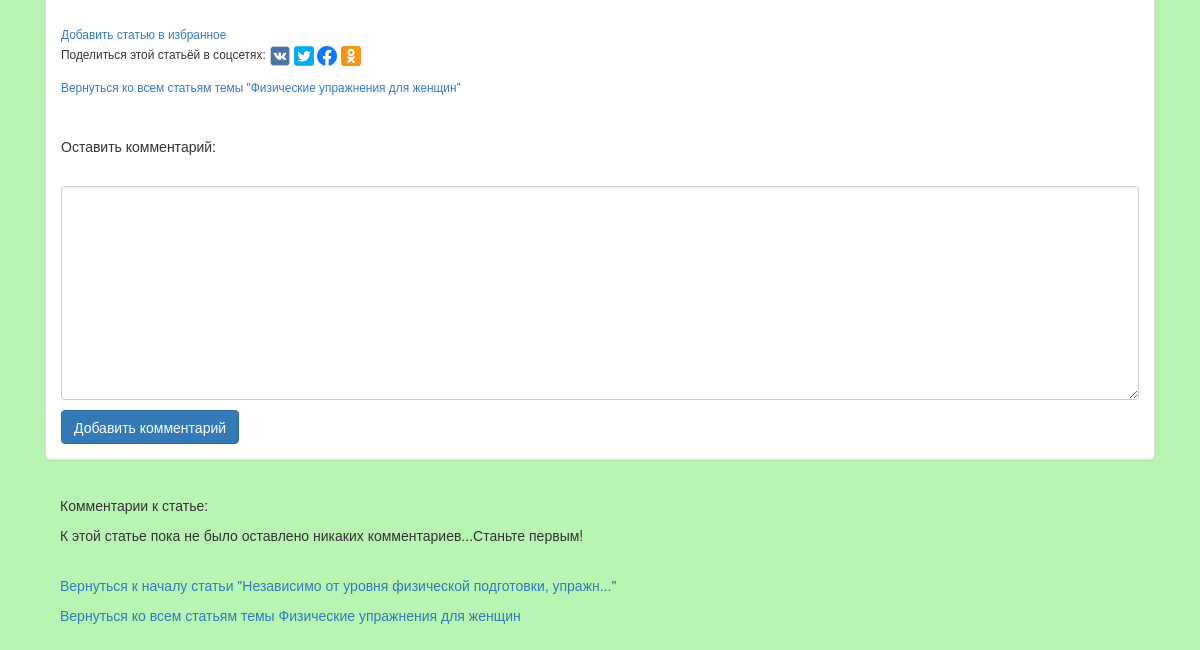
Before: /blog/blogentry/27/ (signed in, lower part) with the older database file.
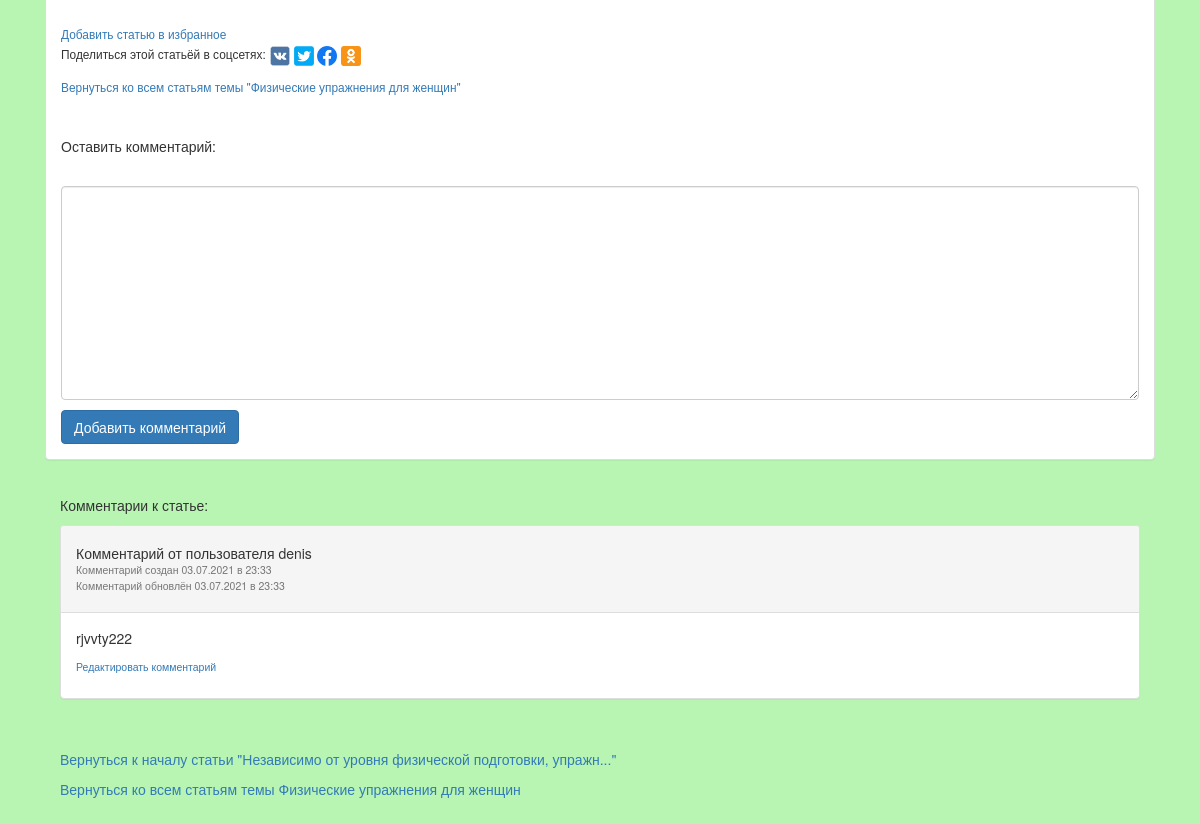
After: the same page with the newer database file.
### blog/models.py (models this page shows)
class Blogcomment(models.Model):
    blogpost = models.ForeignKey(Blogentry, on_delete=models.CASCADE, related_name='blogcomments')
    blogname = models.ForeignKey(User, on_delete=models.CASCADE)
    blogbody = models.TextField()
    blogcreated = models.DateTimeField(auto_now_add=True)
    blogupdated = models.DateTimeField(auto_now=True)
    blogactive = models.BooleanField(default=True)

### blog/views.py (the view, shortened to what this page needs)
# urls.py: url(r'^blogentry/(?P<blogentry_id>\d+)/$', views.blogentry, name='blogentry'),
@login_required
def blogentry(request, blogentry_id):
    blogentry = Blogentry.objects.get(id=blogentry_id)
    blogtopic = blogentry.blogtopic
    if request.user not in blogentry.bloglike.all():
        blogentry.bloglike.add(request.user)
        end = 'needtoadd'
    else:
        end = 'Данная статья уже добавлена в избранное'
    all_comments = Blogcomment.objects.filter(blogpost=blogentry).order_by('blogcreated')
    if request.method != 'POST':
        form = BlogcommentForm()
    context = {'blogentry': blogentry, 'blogtopic': blogtopic, 'form': form, 'all_comments': all_comments, 'end': end}
    return render(request, 'blog/blogentry.html', context)

### blog/forms.py
class BlogcommentForm(forms.ModelForm):
    class Meta:
        model = Blogcomment
        fields = ['blogbody']
        labels = {'blogbody': ''}

### blog/models.py (called while the page is built)
    def __str__(self):
        return self.blogtext

    def __str__(self):
        if len(self.blogtext) > 50:
            return self.blogtext[:50] + '...'
        else:
            return self.blogtext

### blog/templates/blog/blogentry.html (shortened to what this page needs)
{% extends 'learning_logs/base.html' %}
{% load bootstrap3 %}
{% load static %}
{% block content %}
<div class="panel panel-default">
    <div class="panel-body">
    </div>
    <div class="panel-body">
      {% if end == 'needtoadd'%}
        <small>
            <a href="{% url 'blog:add_to_fav' blogentry.id %}">Добавить статью в избранное</a>
        </small>
        {% else %}
        <small><a href="{% url 'blog:remove_from_fav' blogentry.id %}"> Удалить статью из избранного</a></small>
        {% endif %}
        <br>
        <small>Поделиться этой статьёй в соцсетях:</small>
        <a href="http://vk.com/share.php?url=https://Gwin_project.by/blogentry/{{ blogentry.id }}"
           target="_blank" rel="nofollow">
            <img src="{% static 'sn/vk.jpg'  %}" width='20px'>
        </a>
        <a href="https://twitter.com/intent/tweet?text=https://Gwin_project.by/blogentry/{{ blogentry.id }}"
           target="_blank" rel="nofollow">
            <img src="{% static 'sn/twitter.png'  %}" width='20px'>
        </a>
        <a href="https://www.facebook.com/sharer/sharer.php?u=https://Gwin_project.by/blogentry/{{ blogentry.id }}"
           target="_blank" rel="nofollow">
            <img src="{% static 'sn/facebook.png'  %}" width='20px'>
        </a>
        <a href="https://connect.ok.ru/offer?url=https://Gwin_project.by/blogentry/{{ blogentry.id }}"
           target="_blank" rel="nofollow">
            <img src="{% static 'sn/ok.png'  %}" width='20px'>
        </a>
        <p>
            <small>
                <a href="{% url 'blog:blogtopic' blogtopic.id %}">Вернуться ко всем статьям темы "{{ blogtopic }}"</a>
            </small>
        </p>
    </div>
    <div class="panel-body">
        <p>Оставить комментарий:</p>
        <form method="post" action="{% url 'blog:blogentry' blogentry.id %}" class="form">
            {% bootstrap_form form %}
            {% buttons %}
            <button name="submit" class="btn btn-primary">Добавить комментарий</button>
            {% endbuttons %}
        </form>
    </div>
</div>
<div class="panel-body">
    <p> Комментарии к статье: </p>
    {% for blogcomment in all_comments %}
    <div class="panel panel-default">
        <div class="panel-heading">
            <h5>
                Комментарий от пользователя {{ blogcomment.blogname }}
                <p><small>Комментарий создан {{blogcomment.blogcreated | date:'d.m.Y в H:i'}}<br>
                    {% if blogcomment.blogcreated != blogcomment.blogupdated %}
                    Комментарий обновлён {{blogcomment.blogupdated | date:'d.m.Y в H:i'}}
                    {% endif %}
                </small></p>
            </h5>
        </div>
        <div class="panel-body">
            <p>
                {{ blogcomment.blogbody }}
            </p>
            {% if blogcomment.blogname == request.user %}
            <h5><p><small>
                <a href="{% url 'blog:edit_blogcomment' blogentry.id blogcomment.id  %}">Редактировать комментарий</a>
            </small></p></h5>
            {% else %}
            <p></p>
            {% endif %}
        </div>
    </div>
    {% empty %}
    К этой статье пока не было оставлено никаких комментариев...Станьте первым!
    {% endfor %}
</div>
<div class="panel-body">
    <p>
        <a href="{% url 'blog:blogentry' blogentry.id %}">Вернуться к началу статьи "{{ blogentry }}"</a>
    </p>
    <p>
        <a href="{% url 'blog:blogtopic' blogtopic.id %}">Вернуться ко всем статьям темы {{ blogtopic }}</a>
    </p>
</div>
{% endblock content %}

Changed rows visible on the page:
added Blogcomment: blogname "denis", blogcreated "03.07.2021 в 23:33", blogupdated "03.07.2021 в 23:33", blogbody "rjvvty222", shows "Редактировать комментарий"
Other visible differences:
text no longer shown: "К этой статье пока не было оставлено никаких комментариев...Станьте первым!"
